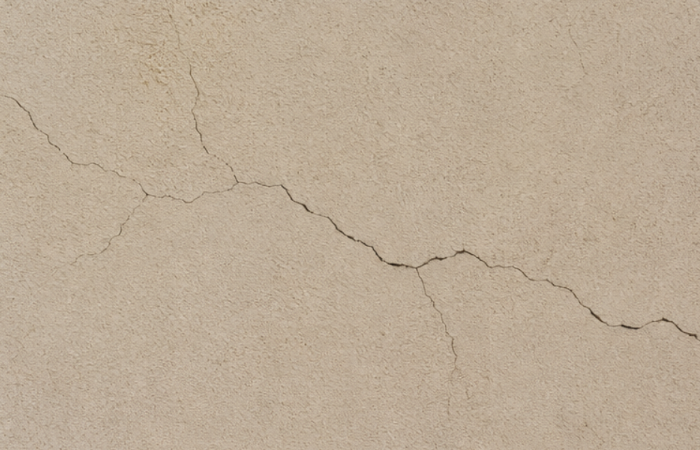
#> input picture images/input/Img1.png, 700 x 450 px, found by its file name; its folder holds only this picture in this run
$ python main.py
#> lines starting #> are read from the running program, lines starting #| are printed output that depends on the picture; after the words box and inside, x2 and y2 are one past the last pixel; in counts of white or black regions, pixels touching at a corner belong together
import cv2
import os

INPUT_DIR = "images/input"
OUTPUT_DIR = "images/results"

os.makedirs(OUTPUT_DIR, exist_ok=True)

for filename in os.listdir(INPUT_DIR):

    if not filename.lower().endswith((".png", ".jpg", ".jpeg")):
        continue

    input_path = os.path.join(INPUT_DIR, filename)

    image = cv2.imread(input_path)
#> image is the input picture: shape (450, 700, 3); mean B, G, R 150.4, 171.5, 188.2

    if image is None:
        print(f"Não foi possível abrir: {filename}")
        continue

    # 1. Conversão para escala de cinza
    gray = cv2.cvtColor(image, cv2.COLOR_BGR2GRAY)
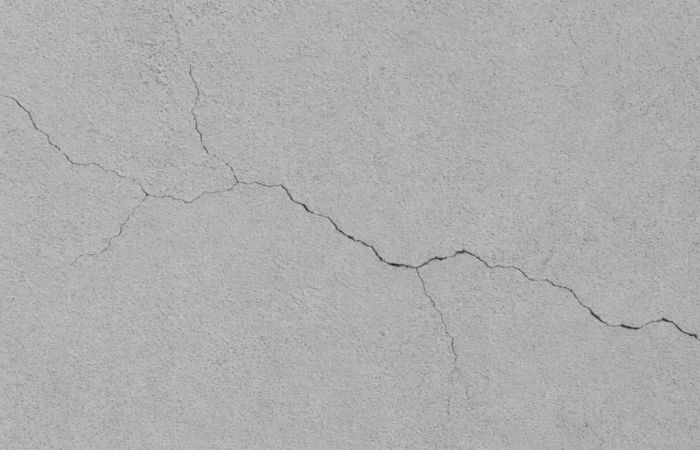
#> gray: shape (450, 700); min 32, max 200, mean 174.1

    # 2. Redução de ruído
    blur = cv2.GaussianBlur(gray, (5, 5), 0)

    # 3. Detecção de bordas
    edges = cv2.Canny(blur, 50, 150)
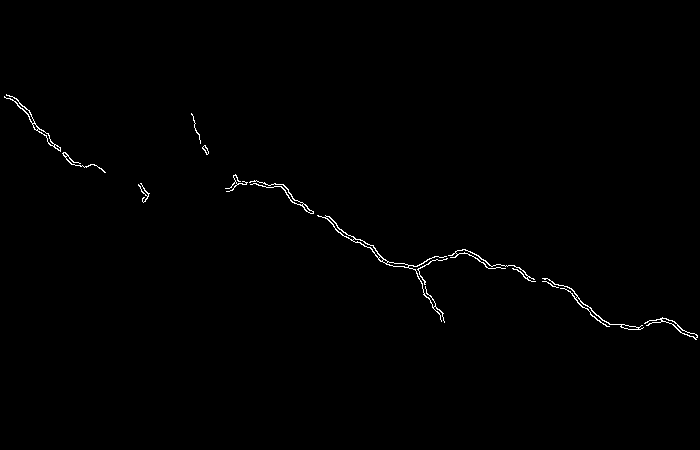
#> edges: shape (450, 700); 0.57% white in thin lines or dots, all inside (x1, y1, x2, y2) = (4, 94, 698, 340)

    # Nome do arquivo de saída
    name, extension = os.path.splitext(filename)
    output_filename = f"{name}_canny{extension}"

    output_path = os.path.join(OUTPUT_DIR, output_filename)

    # Salva o resultado
    cv2.imwrite(output_path, edges)

    print(f"Processado: {filename} -> {output_filename}")

print("\nExperimento concluído!")

$ run again, on images/input/Img5.png
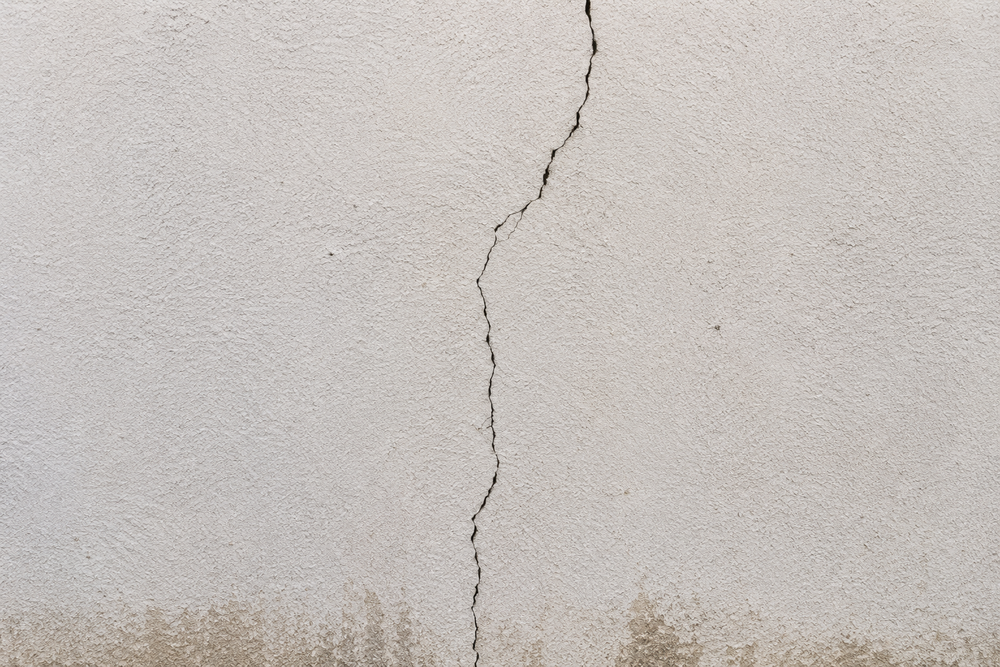
#> input picture images/input/Img5.png, 1000 x 667 px, shrunk from 1536 x 1024 before the run, found by its file name
#> image is the input picture: shape (667, 1000, 3); mean B, G, R 189, 193, 198.5
#> `edges = cv2.Canny(blur, 50, 150)`:
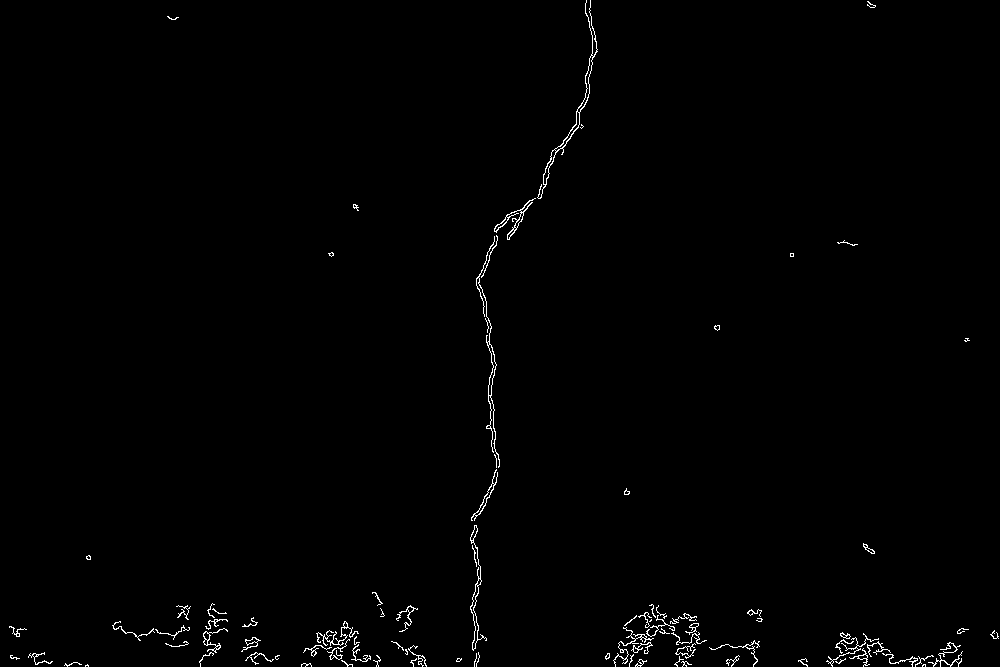
#> edges: shape (667, 1000); 0.8% white in thin lines or dots

$ run again, on images/input/Img2.png
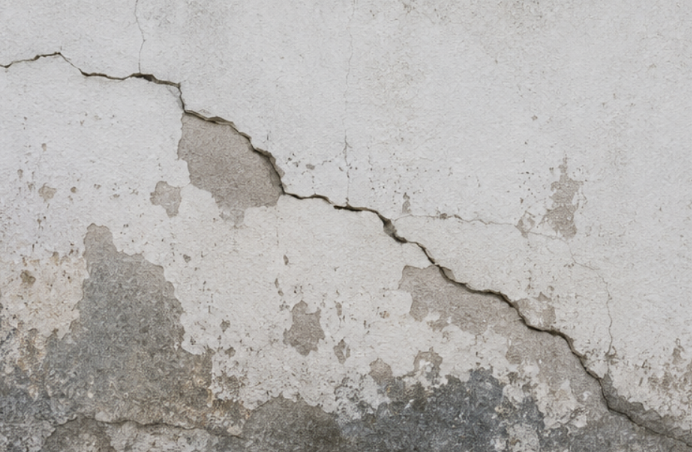
#> input picture images/input/Img2.png, 692 x 452 px, found by its file name
#> image is the input picture: shape (452, 692, 3); mean B, G, R 175.6, 178, 180.4
#> `edges = cv2.Canny(blur, 50, 150)`:
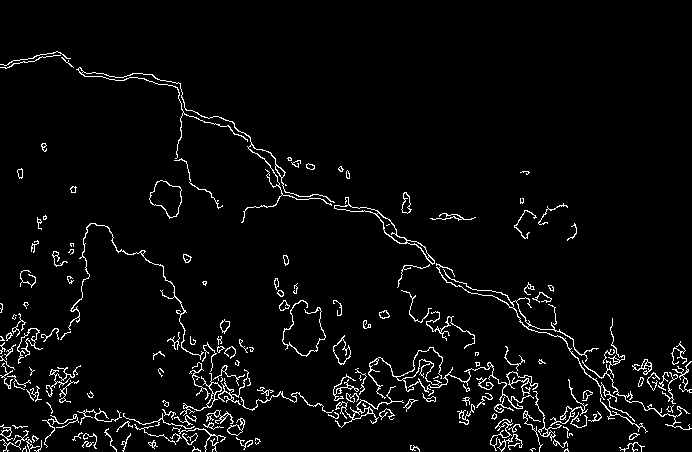
#> edges: shape (452, 692); 4% white in thin lines or dots, all inside (x1, y1, x2, y2) = (0, 51, 692, 452)

$ run again, on images/input/Img3.png
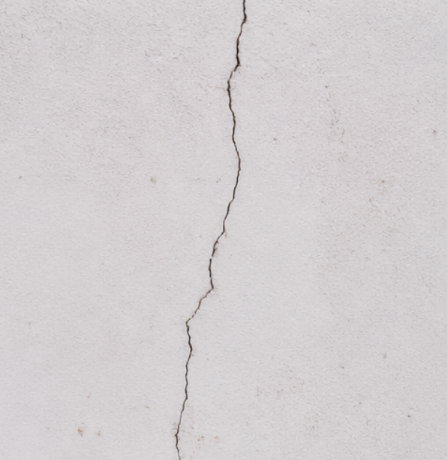
#> input picture images/input/Img3.png, 447 x 460 px, found by its file name
#> image is the input picture: shape (460, 447, 3); mean B, G, R 208.7, 206.9, 211.4
#> `edges = cv2.Canny(blur, 50, 150)`:
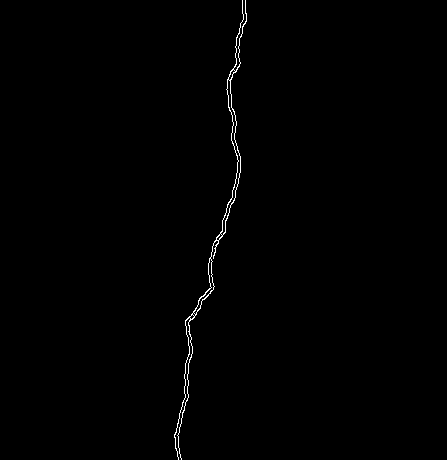
#> edges: shape (460, 447); 0.51% white in thin lines or dots, all inside (x1, y1, x2, y2) = (174, 0, 247, 460)

$ run again, on images/input/Img4.png
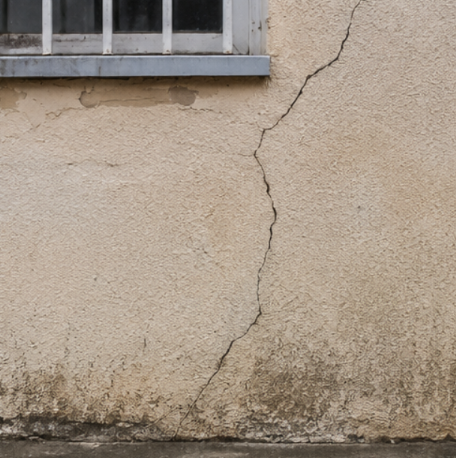
#> input picture images/input/Img4.png, 456 x 458 px, found by its file name
#> image is the input picture: shape (458, 456, 3); mean B, G, R 134.5, 149.6, 163.8
#> `gray = cv2.cvtColor(image, cv2.COLOR_BGR2GRAY)`:
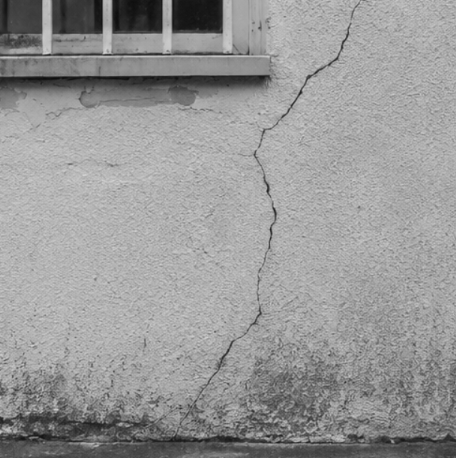
#> gray: shape (458, 456); min 14, max 210, mean 152.1
#> `edges = cv2.Canny(blur, 50, 150)`:
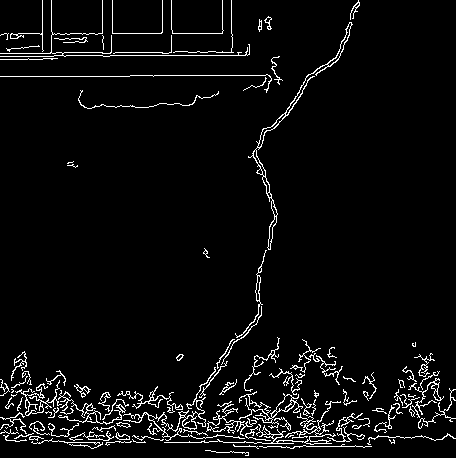
#> edges: shape (458, 456); 4.6% white in thin lines or dots
